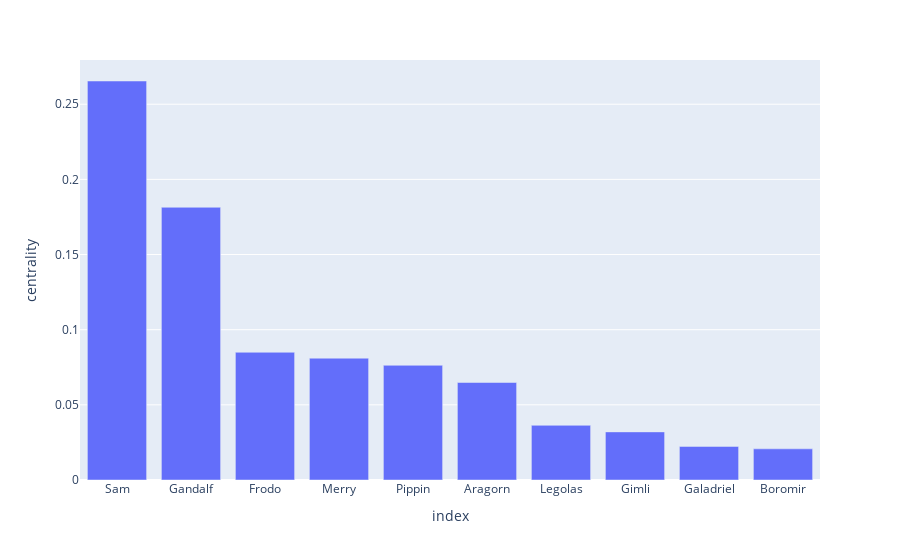

Here is the notebook cell this chart was saved with:
### Markdown cell above
# Betweenness centrality

### Code cell
# Betweenness centrality
betweenness = nx.betweenness_centrality(G)
betweenness_df = pd.DataFrame.from_dict(betweenness, orient='index', columns=['centrality'])
# Plot top 10 nodes
top_nodes = betweenness_df.sort_values('centrality', ascending=False).head(10)
fig_betweenness = px.bar(top_nodes, x=top_nodes.index, y='centrality')
fig_betweenness.show()

### Figure 1 — Plotly figure (JSON) as saved in the notebook; plotly's stock layout.template omitted (floating-point values rounded to 4 significant figures)
{"data": [{"alignmentgroup": "True", "hovertemplate": "index=%{x}<br>centrality=%{y}<extra></extra>", "legendgroup": "", "marker": {"color": "#636efa", "pattern": {"shape": ""}}, "name": "", "offsetgroup": "", "orientation": "v", "showlegend": false, "textposition": "auto", "type": "bar", "x": ["Sam", "Gandalf", "Frodo", "Merry", "Pippin", "Aragorn", "Legolas", "Gimli", "Galadriel", "Boromir"], "xaxis": "x", "y": [0.2654, 0.1814, 0.08498, 0.08105, 0.0763, 0.06486, 0.03638, 0.03201, 0.02234, 0.02073], "yaxis": "y"}], "layout": {"barmode": "relative", "legend": {"tracegroupgap": 0}, "margin": {"t": 60}, "xaxis": {"anchor": "y", "domain": [0, 1], "title": {"text": "index"}}, "yaxis": {"anchor": "x", "domain": [0, 1], "title": {"text": "centrality"}}}}
